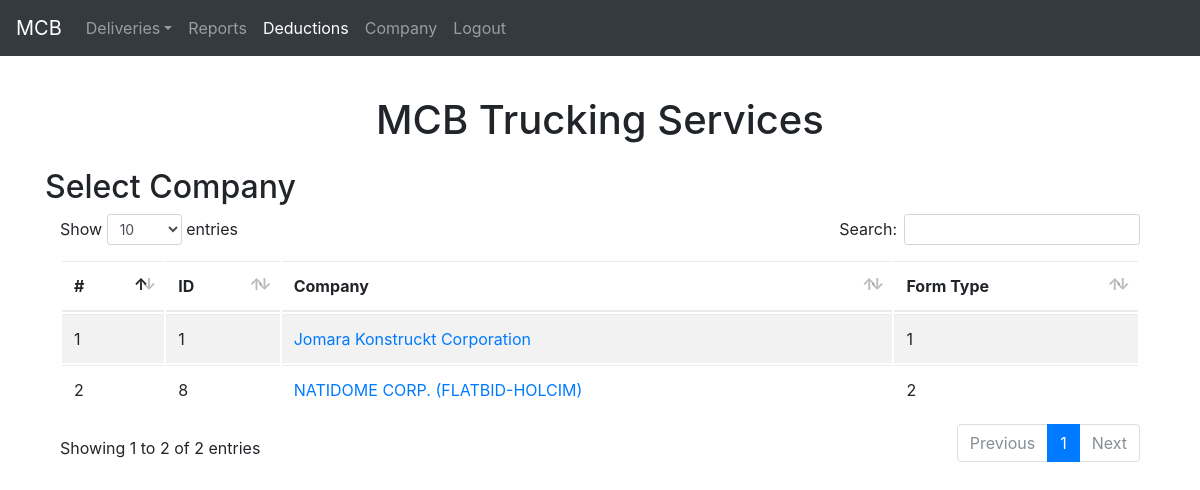
The page /index.php/deductions/company on the database as committed earlier.
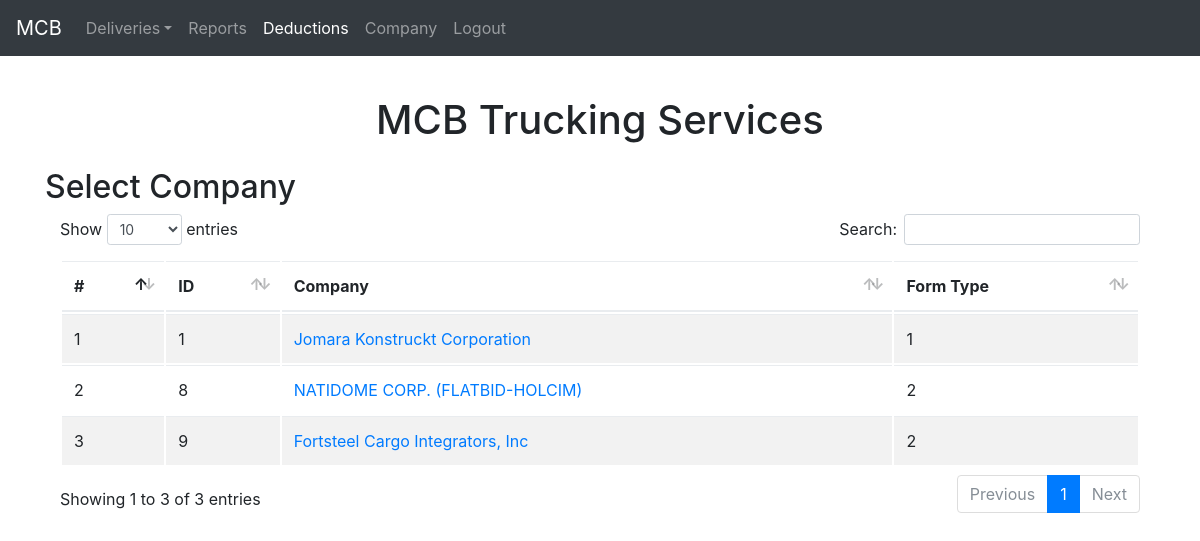
The same page on the database as committed later.
### tables this page shows
CREATE TABLE `company` (
  `id` int(11) NOT NULL,
  `form_type` tinyint(4) NOT NULL,
  `name` varchar(1000) NOT NULL,
  `description` text NOT NULL,
  `address` text NOT NULL,
  `date_created` datetime NOT NULL,
  `date_modified` datetime NOT NULL
);

### application/controllers/Deductions.php (called while the page is built, shortened)
<?php
class Deductions extends CI_Controller {
    public function __construct() {
       $this->load->model('Deductions_model');
       $this->load->model('Truck_model');
       $this->load->model('Company_model');
    }
    public function company(){
        $data = [];
        $data['company'] = $this->Company_model->get_all();
        $this->load->view('templates/header');
        $this->load->view('deductions/company', $data);
        $this->load->view('templates/footer');
    }
}

### index.php (called while the page is built, shortened)
<?php
require_once BASEPATH.'core/CodeIgniter.php';

### application/models/Company_model.php (called while the page is built, shortened)
<?php
class Company_model extends CI_Model {
    private $_table, $_id, $_name, $_description, $_address, $_date_created, $_date_modified;
    public function __construct() {
        $this->_table = 'company';
    }
    public function get_all()
    {
        $query = $this->db->get($this->_table);
        return $query->result();
    }
}

### application/views/deductions/company.php (the view)
<div class="row">
    <div class="col-md-12">
        <h2>Select Company</h2>
        <table id="deliveries" class="table table-striped">
            <thead>
              <tr>
                <th scope="col">#</th>
                <th scope="col">ID</th>
                <th scope="col">Company</th>
                <th scope="col">Form Type</th>
              </tr>
            </thead>
            <tbody>
                <?php
                    if (!empty($company)) {
                        $ctr = 1;
                        foreach ($company as $value) {
                           echo '<tr>';
                           echo '<td>'.$ctr++.'</td>';
                           echo '<td>'.$value->id.'</td>';
                           echo '<td><a href="'.base_url().'deductions/'.$this->uri->segment(2).'/company/'.$value->id.'">'.$value->name.'</a></td>';
                           echo '<td>'.$value->form_type.'</td>';
                           echo '</tr>';
                        }
                    }
                ?>
            </tbody>
        </table>
    </div>
</div>

### application/views/templates/header.php (shortened to what this page needs)
<!doctype html>
<html lang="en">
  <head>
    <link href="<?php echo base_url() ?>includes/bootstrap/css/bootstrap.min.css" rel="stylesheet">
    <link href="<?php echo base_url() ?>includes/css/style.css" rel="stylesheet">
  </head>
  <body>
    <nav class="navbar navbar-expand-md navbar-dark bg-dark fixed-top">
      <a class="navbar-brand" href="#">MCB</a>
      <div class="collapse navbar-collapse" id="navbarsExampleDefault">
        <ul class="navbar-nav mr-auto">
          <li class="nav-item dropdown <?php echo ($this->uri->segment(1) == 'delivery' || $this->uri->segment(1) == '' ? 'active':'') ?>">
            <a class="nav-link dropdown-toggle" href="#" id="dropdown01" data-toggle="dropdown" aria-haspopup="true" aria-expanded="false">Deliveries</a>
          </li>
          <li class="nav-item <?php echo ($this->uri->segment(1) == 'reports' ? 'active':'') ?>">
            <a class="nav-link" href="<?php echo base_url().'reports' ?>">Reports</a>
          </li>
          <li class="nav-item <?php echo ($this->uri->segment(1) == 'deductions' ? 'active':'') ?>">
            <a class="nav-link" href="<?php echo base_url().'deductions' ?>">Deductions</a>
          </li>
          <li class="nav-item <?php echo ($this->uri->segment(1) == 'company' ? 'active':'') ?>">
            <a class="nav-link" href="<?php echo base_url().'company' ?>">Company</a>
          </li>
          <li class="nav-item <?php echo ($this->uri->segment(1) == 'logout' ? 'active':'') ?>">
            <a class="nav-link" href="<?php echo base_url().'logout' ?>">Logout</a>
          </li>
        </ul>
      </div>
    </nav>
    <main role="main" class="container">
      <div class="starter-template">
        <h1>MCB Trucking Services</h1>
      </div>

### application/views/templates/footer.php (shortened to what this page needs)
    </main>
    <link rel="stylesheet" type="text/css" href="<?php echo base_url() ?>includes/datatables/datatables.min.css"/>
    <link href="<?php echo base_url() ?>includes/datepicker/css/gijgo.min.css" rel="stylesheet" type="text/css" />
  </body>
</html>

### includes/css/style.css (style rules this page uses)
body { padding-top: 5rem; }
.starter-template { padding: 1rem 1.5rem; text-align: center; }

Rows that differ between the two databases and show on the page:
added company: id "9", name "Fortsteel Cargo Integrators, Inc", form_type "2"
Other text that changed with them:
text written by a page script: "Show entries Search: Showing 1 to 2 of 2 entries Previous 1 Next" → "Show entries Search: Showing 1 to 3 of 3 entries Previous 1 Next"
